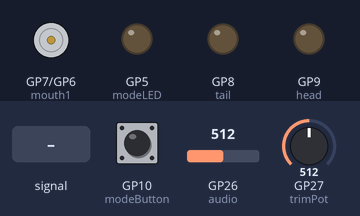
A sketch run on a simulated Raspberry Pi Pico. On the bench: motor-driver pin pairs drawn as motors (green arrow = first pin HIGH = forward, orange = second pin HIGH = backward, longer = more drive), output pins drawn as LEDs (lit = HIGH). The test bench sets the inputs (shaded band); at power-on: GP10 (modeButton) HIGH, GP26 (audio) = 512, GP27 (trimPot) = 512 (analog values on the 0–1023 scale).

Above: at 1.2 s.
1.3 s: GP26 (audio) fed a 200 Hz sine of ±81 counts around its level
At 3.0 s:
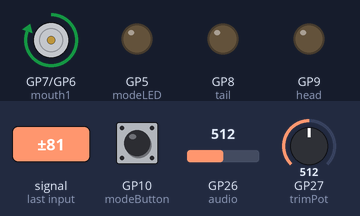
4.3 s: GP10 (modeButton) pulled LOW for 0.15 s
At 7.2 s:
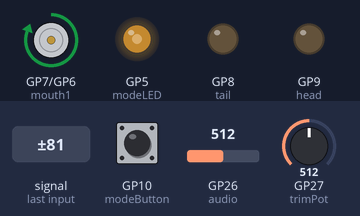
7.3 s: GP26 (audio) set to 716
At 8.1 s:
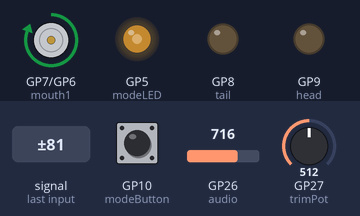
8.8 s: GP26 (audio) set to 551
10.3 s: GP26 (audio) set to 528
At 11.5 s:
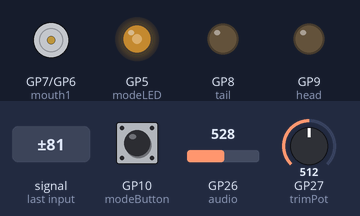
11.8 s: GP26 (audio) set to 900
At 12.4 s:
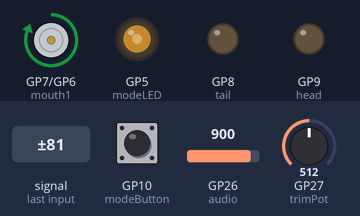
Timing chart, 0 to 14.3 s (numbered marks = the images above; inputs shaded):
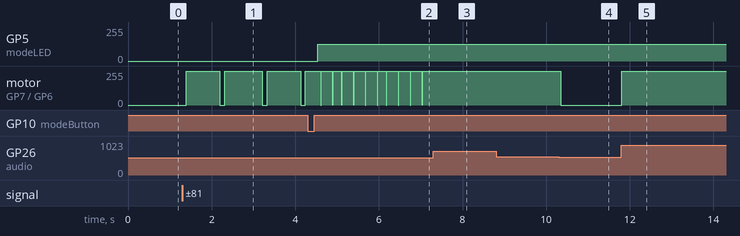

The sketch:

Fish_Code.ino
```cpp
#define audio A0
#define trimPot A1
#define modeButton 10 // This is the button that is built into the BMBB
#define modeLED 5
#define mouth1 7 //open (Mouth 1 and Mouth 2 might need to be swapped depending on which way the motor was installed in the motor driver. (The polarity was not labeled on my motors))
#define mouth2 6 //close
#define head 9 // The pins for head and tail might also need to be swapped for the same reason as the mouth
#define tail 8
bool state = true; // true is speech mode, the light is off in speech mode
int threshold = 2040; // speech mode is on by default so the threshold is initialized at the speech threshold
int adjust = 0; // this value is added to the threshold value to allow for fine tuning of the threshold on the fly
int level = 0;
int onDelay = 80; //on delay is the delay for how long the motor should remain on (initialized at speach mode value)
int loopDelay = 10; // Loop Delay is the delay between loops of code (Initialized at the speech mode value)


void setup() {
//  pinMode(LED_BUILTIN, OUTPUT);
//  digitalWrite(LED_BUILTIN, HIGH); // This line and the one above illuminates the built in LED (used for testing purposes)
  pinMode(audio, INPUT); // all pins are initialized according to their function
  pinMode(trimPot, INPUT);
  pinMode(modeButton, INPUT_PULLUP);
  pinMode(modeLED, OUTPUT);
  pinMode(mouth1, OUTPUT);
  pinMode(mouth2, OUTPUT);
  pinMode(head, OUTPUT);
  pinMode(tail, OUTPUT);
  analogReadResolution(12); // changes the resolution to the 12 bits for the Pico's 12 bit ADC
//  Serial.begin(115200); // initializes serial (for testing)
}

void loop() {
  if (digitalRead(modeButton)==LOW) { // checks to see if the button is pressed
    state =! state; // when pressed, the state boolean will swap
    delay(200); // debounce for the button
  }
  adjust = map(analogRead(trimPot), 0, 4095, -50, 200); // reads the trim pot to fine tune the threshold
  if (state == true){ // Checks for speech mode
    digitalWrite(modeLED, LOW); //LED is off for speech mode
    threshold = (2040 + adjust); // sets the threshold to the speech value plus the adjustment
    onDelay = 90; //sets on delay to the value for speech mode
    loopDelay = 10; //sets loop delay to speech mode value
  }
  if (state == false) { // checks for music mode
    analogWrite(modeLED, 125); // LED is on in music mode. PWM is used here because i wanted the LED to be dimmer
    threshold = (2100 + adjust); // sets threshold to default music value plus the adjustment
    onDelay = 65; // sets on delay to the value for music mode
    loopDelay = 2; // sets loop delay to the music mode value
  }
  level = analogRead(audio); // reads the audio level to the level variable

  if (level > threshold){ //checks if the audio level is higher than the threshold
    digitalWrite(mouth1, HIGH); // this opens the mouth by bringing one of the control pins on the motor driver high
    delay(onDelay); // delay is used to give the motor adequate time to respond depending on the mode it is in
  } else {
    digitalWrite(mouth1, LOW); // this turns off the mouth motor when the audio level falls below the threshold, closing the mouth
  }
  delay(loopDelay); // loop delay slows down the code to prevent the fish from reacting poorly
}
```

Measured:
- the behaviour switches between 544 and 543 on GP26 (audio) (found by bisection; images 3 and 4)
- after the input at 1.3 s, motor on GP7 (mouth1) / GP6 (mouth2): alternates forward 255/255 for 0.80 s and stopped for 0.11 s, starting after 0.10 s
- after the input at 4.3 s, GP5 (modeLED): 0/255 → 125/255 after 0.24 s; motor on GP7 (mouth1) / GP6 (mouth2): alternates forward 255/255 for 0.28 s and stopped for 0.01 s, starting after 0.31 s
- after the input at 7.3 s, motor on GP7 (mouth1) / GP6 (mouth2): stops changing and stays forward 255/255
- after the input at 8.8 s, every drawn part: stays the same
- after the input at 10.3 s, motor on GP7 (mouth1) / GP6 (mouth2): forward 255/255 → stopped at once
- after the input at 11.8 s, motor on GP7 (mouth1) / GP6 (mouth2): stopped → forward 255/255 at once
